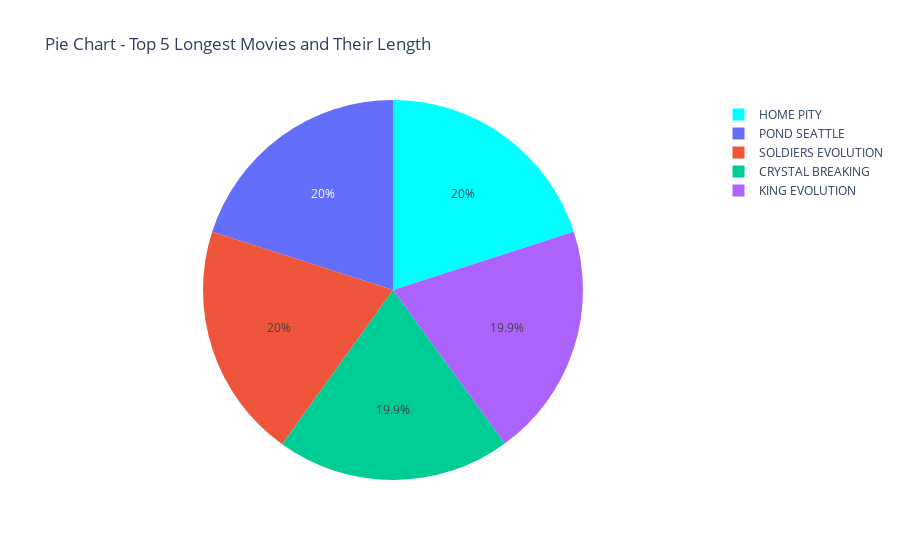

Notebook cell for this chart:
### Code cell
# Visualize Data
from plotly.offline import init_notebook_mode,iplot
import plotly.graph_objects as go
import plotly.graph_objects as go


labels=['HOME PITY','POND SEATTLE','SOLDIERS EVOLUTION','CRYSTAL BREAKING','KING EVOLUTION']
values=[185,185,185,184,184]

trace=go.Pie(labels=labels,values=values, marker=dict(colors=['cyan']),hoverinfo="value")
data = [trace]
layout = go.Layout(title="Pie Chart - Top 5 Longest Movies and Their Length")
fig = go.Figure(data = data,layout = layout)

iplot(fig)

### Figure 1 — Plotly figure (JSON) as saved in the notebook; plotly's stock layout.template omitted (floating-point values rounded to 4 significant figures)
{"data": [{"hoverinfo": "value", "labels": ["HOME PITY", "POND SEATTLE", "SOLDIERS EVOLUTION", "CRYSTAL BREAKING", "KING EVOLUTION"], "marker": {"colors": ["cyan"]}, "type": "pie", "values": [185, 185, 185, 184, 184]}], "layout": {"title": {"text": "Pie Chart - Top 5 Longest Movies and Their Length"}}}
